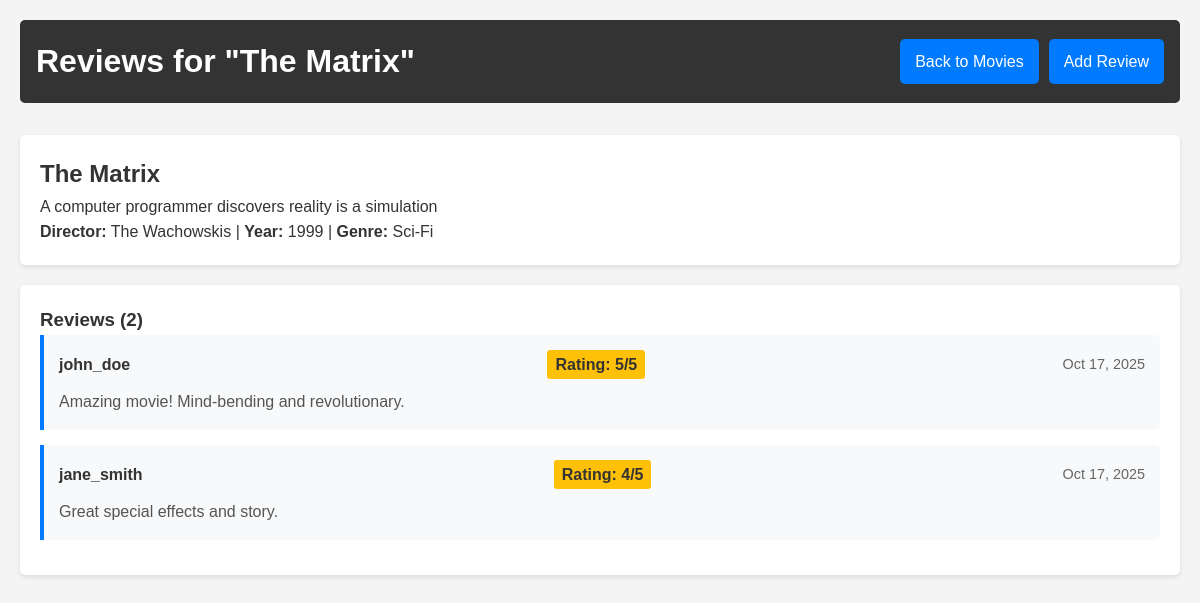
The page /nginx-php/html/movie_reviews.php?id=1 on the database its author committed.
### tables this page shows
CREATE TABLE movies (
    id INT AUTO_INCREMENT PRIMARY KEY,
    title VARCHAR(255) NOT NULL,
    description TEXT,
    release_year INT,
    genre VARCHAR(100),
    director VARCHAR(100),
    duration_minutes INT,
    created_at TIMESTAMP DEFAULT CURRENT_TIMESTAMP
);

CREATE TABLE reviews (
    id INT AUTO_INCREMENT PRIMARY KEY,
    user_id INT NOT NULL,
    movie_id INT NOT NULL,
    rating INT NOT NULL CHECK (rating >= 1 AND rating <= 5),
    comment TEXT,
    created_at TIMESTAMP DEFAULT CURRENT_TIMESTAMP,
    FOREIGN KEY (user_id) REFERENCES users(id) ON DELETE CASCADE,
    FOREIGN KEY (movie_id) REFERENCES movies(id) ON DELETE CASCADE,
    UNIQUE KEY unique_user_movie (user_id, movie_id)
);

CREATE TABLE users (
    id INT AUTO_INCREMENT PRIMARY KEY,
    username VARCHAR(50) NOT NULL UNIQUE,
    email VARCHAR(100) NOT NULL UNIQUE,
    password_hash VARCHAR(255) NOT NULL,
    created_at TIMESTAMP DEFAULT CURRENT_TIMESTAMP
);

### nginx-php/html/movie_reviews.php (the view, shortened to what this page needs)
<?php
require_once 'config.php';
$movie_id = $_GET['id'] ?? 0;
$stmt = $mysqli->prepare("SELECT * FROM movies WHERE id = ?");
$stmt->bind_param("i", $movie_id);
$stmt->execute();
$result = $stmt->get_result();
$movie = $result->fetch_assoc();
$stmt = $mysqli->prepare("
    SELECT r.*, u.username
    FROM reviews r
    JOIN users u ON r.user_id = u.id
    WHERE r.movie_id = ?
    ORDER BY r.created_at DESC
");
$stmt->bind_param("i", $movie_id);
$stmt->execute();
$result = $stmt->get_result();
$reviews = $result->fetch_all(MYSQLI_ASSOC);
?>
<!DOCTYPE html>
<html lang="en">
<head>
    <link rel="stylesheet" href="style.css">
</head>
<body>
    <div class="container">
        <header>
            <h1>Reviews for "<?= htmlspecialchars($movie['title']) ?>"</h1>
            <nav>
                <a href="index.php" class="btn">Back to Movies</a>
                <a href="add_review.php?movie_id=<?= $movie['id'] ?>" class="btn">Add Review</a>
            </nav>
        </header>
        <main>
            <div class="movie-details">
                <h2><?= htmlspecialchars($movie['title']) ?></h2>
                <p><?= htmlspecialchars($movie['description']) ?></p>
                <p><strong>Director:</strong> <?= htmlspecialchars($movie['director']) ?> |
                   <strong>Year:</strong> <?= $movie['release_year'] ?> |
                   <strong>Genre:</strong> <?= htmlspecialchars($movie['genre']) ?></p>
            </div>
            <div class="reviews-section">
                <h3>Reviews (<?= count($reviews) ?>)</h3>
                <?php if (empty($reviews)): ?>
                    <p>No reviews yet. Be the first to review this movie!</p>
                <?php else: ?>
                    <?php foreach ($reviews as $review): ?>
                        <div class="review-card">
                            <div class="review-header">
                                <strong><?= htmlspecialchars($review['username']) ?></strong>
                                <span class="rating">Rating: <?= $review['rating'] ?>/5</span>
                                <span class="date"><?= date('M j, Y', strtotime($review['created_at'])) ?></span>
                            </div>
                            <p class="review-comment"><?= htmlspecialchars($review['comment']) ?></p>
                        </div>
                    <?php endforeach; ?>
                <?php endif; ?>
            </div>
        </main>
    </div>
</body>
</html>

### nginx-php/html/style.css (style rules this page uses)
* { margin: 0; padding: 0; box-sizing: border-box; }
body { font-family: Arial, sans-serif; line-height: 1.6; color: #333; background-color: #f4f4f4; }
.container { max-width: 1200px; margin: 0 auto; padding: 20px; }
header { background: #333; color: white; padding: 1rem; margin-bottom: 2rem; border-radius: 5px; display: flex; justify-content: space-between; align-items: center; }
header h1 { margin: 0; }
nav { display: flex; gap: 10px; }
.btn { background: #007bff; color: white; padding: 10px 15px; text-decoration: none; border-radius: 5px; border: none; cursor: pointer; display: inline-block; }
.movie-details { background: white; padding: 20px; border-radius: 5px; margin-bottom: 20px; box-shadow: 0 2px 5px rgba(0,0,0,0.1); }
.reviews-section { background: white; padding: 20px; border-radius: 5px; box-shadow: 0 2px 5px rgba(0,0,0,0.1); }
.review-card { border-left: 4px solid #007bff; padding: 15px; margin-bottom: 15px; background: #f8f9fa; border-radius: 0 5px 5px 0; }
.review-header { display: flex; justify-content: space-between; align-items: center; margin-bottom: 10px; flex-wrap: wrap; gap: 10px; }
.rating { background: #ffc107; color: #333; padding: 2px 8px; border-radius: 3px; font-weight: bold; }
.date { color: #666; font-size: 0.9em; }
.review-comment { margin: 0; color: #555; }

### rows shown on the page
movies: title "The Matrix", description "A computer programmer discovers reality is a simulation", director "The Wachowskis", release_year "1999", genre "Sci-Fi"
reviews: user.username "john_doe", rating "5", created_at "Oct 17, 2025", comment "Amazing movie! Mind-bending and revolutionary."
reviews: user.username "jane_smith", rating "4", created_at "Oct 17, 2025", comment "Great special effects and story."

### other values the page prints
count($reviews) "2"
